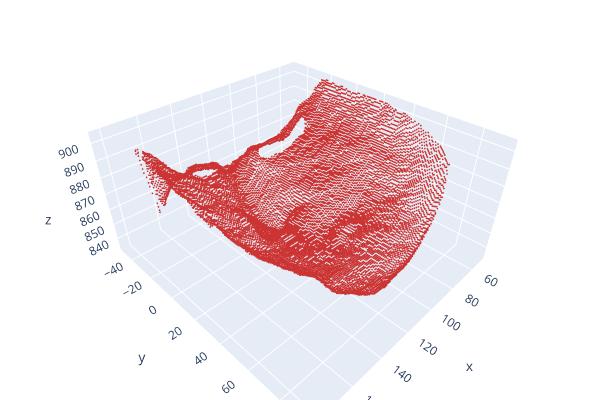

The code cell stored with this chart in its notebook:
### Code cell
# %%
import open3d as o3d
# Load and visualize the external .ply file
ply_path = "3099.ply"  # Ensure the path to your file is correct

try:
    # Load the point cloud
    ply_pcd = o3d.io.read_point_cloud(ply_path)
    
    if not ply_pcd.has_points():
        print(f"Failed to load {ply_path} or file is empty.")
    else:
        # Optional: Add some basic processing so it's visible
        ply_pcd.estimate_normals()
        ply_pcd.paint_uniform_color([0.8, 0.2, 0.2]) # Muted Red
        
        print(f"Visualizing {ply_path}...")
        # Use draw_plotly for Jupyter compatibility
        o3d.visualization.draw_plotly([ply_pcd])

except Exception as e:
    print(f"An error occurred: {e}")

### Figure 1 — Plotly figure (JSON) as saved in the notebook; plotly's stock layout.template omitted (floating-point values rounded to 4 significant figures; data arrays with more than 128 entries replaced by an {"elided": "..."} marker saying what was removed)
{"data": [{"marker": {"color": {"elided": "15801x3 float values"}, "size": 1}, "mode": "markers", "type": "scatter3d", "x": {"elided": "15801 float values"}, "y": {"elided": "15801 float values"}, "z": {"elided": "15801 float values"}}], "layout": {"height": 400, "margin": {"b": 0, "l": 0, "r": 0, "t": 0}, "scene": {"camera": {"center": {"x": 0, "y": 0, "z": 0}, "up": {"x": 0, "y": 0, "z": 1}}}, "showlegend": false, "width": 600}}
